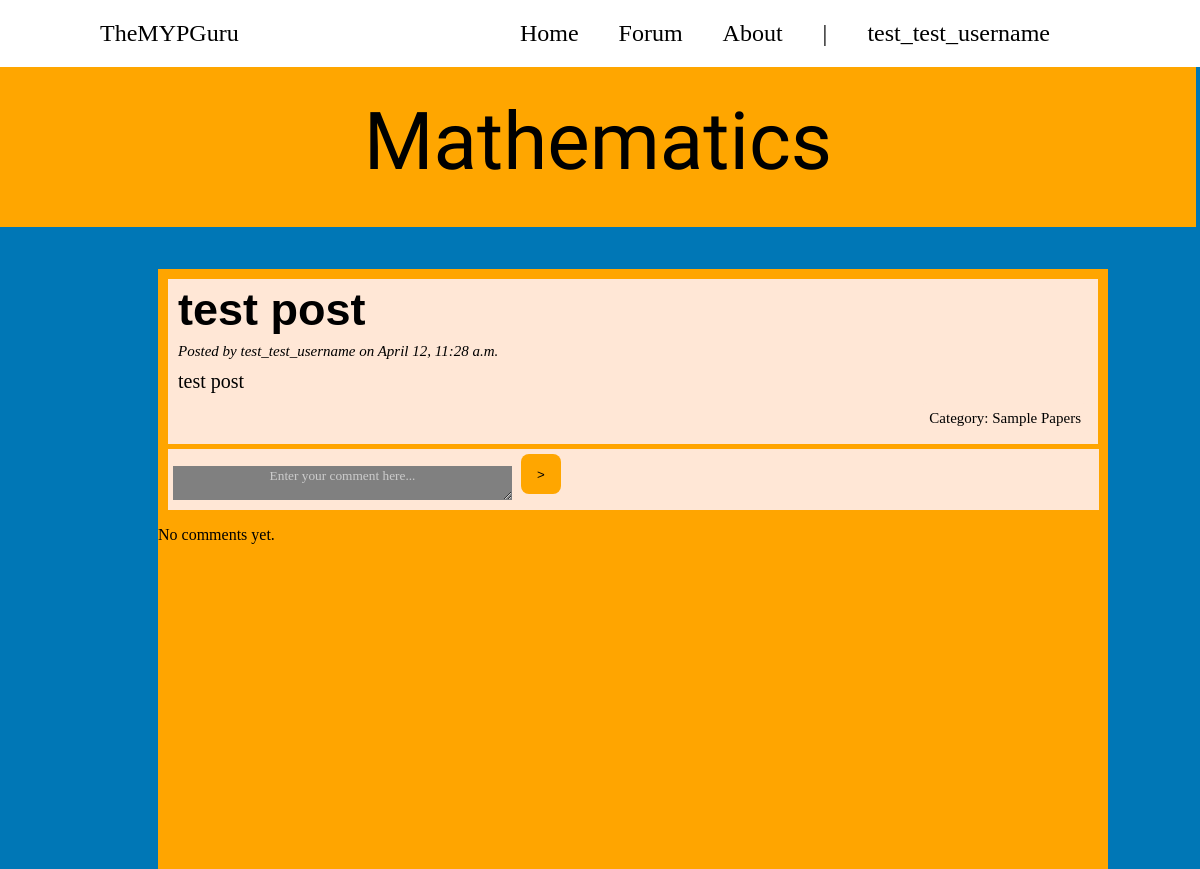
The app's page /math/post/32/ (signed in) with its own data.
### MathForum/models.py (models this page shows, shortened)
class Post(models.Model):
    title = models.CharField(max_length=50)
    description = models.CharField(max_length=1000)
    category = models.ForeignKey(Category, on_delete=models.CASCADE)
    file = models.FileField(blank=True, null=True)
    author = models.ForeignKey(User, on_delete=models.CASCADE)
    created_at = models.DateTimeField(auto_now_add=True)
    is_verified = models.BooleanField(default=False)

class Category(models.Model):
    name = models.CharField(max_length=255)
    def __str__(self):
        return self.name

### MathForum/views.py (the view, shortened to what this page needs)
# urls.py: path('post/<int:pk>/', post_detail, name='post_detail'),
@login_required
def post_detail(request, pk):
    post = get_object_or_404(Post, pk=pk)
    comments = Comment.objects.filter(post=post)
    comment_form = CommentForm()
    post_form = PostForm()
    return render(request, 'math_detail.html', {'post': post, 'comments': comments, 'comment_form': comment_form, 'post_form': post_form})

### MathForum/forms.py
class CommentForm(forms.ModelForm):
    class Meta:
        model = Comment
        fields = ('text',)
        widgets = {
            'text': forms.Textarea(attrs={'placeholder': 'Enter your comment here...'})
        }

class PostForm(forms.ModelForm):
    class Meta:
        model = Post
        fields = ('title', 'description', 'category', 'file', 'is_verified')

### MathForum/templates/math_detail.html (shortened to what this page needs)
{% load static %}
<!DOCTYPE html>
<html>
<head>
    <link rel="stylesheet" href="{% static 'styles.css' %}?{% now "U" %}">
    <link rel="stylesheet" href="{% static 'forum_detail.css' %}?{% now "U" %}">
</head>
<body style="background-color: #0077B6">
    <ul class = "navbar">
        <li class = "website_title">TheMYPGuru</li>
        <li><a href=# class = "nav_items">Home</a></li>
        <li><a href=# class = "nav_items">Forum</a></li>
        <li><a href=# class = "nav_items">About</a></li>
        <li class = "nav_items">|</li>
        {% if user.is_authenticated %}
            <li><a href="{% url 'logout' %}" class = "nav_items"><span>{{ user.get_username }}</span></a></li>
        {% else %}
            <li><a href="{% url 'login' %}" class = "nav_items">Log In</a></li>
        {% endif %}
    </ul>
    <div class = "forum_heading">Mathematics</div>
    <div class = "parent_container">
      <div class = "centralize">
      <div class = "detailed_post_container">
        <h2>{{ post.title }}</h2>
        <div class = "posted">Posted by {{ post.author.username }} on {{ post.created_at|date:"F j" }}, {{ post.created_at|time:"g:i a" }}</div>
        <div class = "description">{{ post.description }}</div>
        <div class = "category" style="background-color:
          {% if post.category|striptags == 'Task Specific Clarifications' %}#662211; color: white;
          {% elif post.category|striptags == 'Task Sheets' %}#d54b00; color: white;
          {% elif post.category|striptags == 'Notes' %}#fd8320
          {% elif post.category|striptags == 'Sample Responses' %}#ffa500
          {% else %}#ffe7d6
          {% endif %}">Category: {{ post.category }}
        </div>
      </div>
      </div>
      <div class = "comment_container">
        <form method="POST">
            <div class="comment_input">{{ comment_form.text }}</div>
            <button class="comment_submit_button" type="submit" name="comment_submit">></button>
        </form>
      </div>
      {% for comment in comments %}
      <div class="comment-view-container" style="white-space: nowrap;">
        <img class="forum-image" src="{% static 'profile_photo.png' %}">
        <div class="comment-details" style="display: inline-block;">
          <div class="username">{{ comment.author.username }}</div>
          <div class="date_comment">{{ comment.created_at|date:"F j, Y" }}</div>
          <div class="comment_text">{{ comment.text }}</div>
        </div>
      </div>
        {% empty %}
          <p>No comments yet.</p>
          {% endfor %}
</body>
</html>

### static/styles.css (style rules this page uses)
.navbar { list-style-type: none; display: flex; margin: -8px; padding: 0px; background: #FFFFFF; border-radius: 0; font-family: Georgia; font-size: 24px; }
.website_title { font-family: Georgia; font-size: 24px; margin-right: auto; padding-top: 20px; padding-left: 100px; }
.nav_items { float: left; text-decoration: none; color: black; padding-top: 20px; padding-right: 150px; padding-bottom: 20px; display: block; margin-left: -110px; }
.forum_heading { background-color: #FFA600; width: 101%; height: 160px; position: relative; left: -8px; color: black; font-family: Allerta Stencil; font-size: 80px; text-align: center; vertical-align: center; top: 8px; line-height: 150px; }

### static/forum_detail.css (style rules this page uses)
.parent_container { background-color: #FFA500; height: 600px; width: 950px; position: relative; left: 150px; top: 50px; }
.centralize { display: flex; justify-content: center; align-items: center; }
.detailed_post_container { background-color: #FFE7D6; position: relative; width: 100%; margin: 10px; padding-bottom: 10px; }
h2 { font-family: sans-serif; font-size: 45px; margin-left: 10px; margin-top: 5px; }
.posted { font-family: georgia; font-size: 15px; font-style: italic; margin-left: 10px; margin-top: -30px; }
.description { font-family: georgia; font-size: 20px; margin-left: 10px; margin-top: 10px; }
.category { color: black; font-family: georgia; font-style: bold; border-color: black; border-width: 1px; font-size: 15px; padding: 7px 7px; margin-right: 10px; margin-top: 10px; border-radius: 5px; float: right; }
.comment_container { background-color: #FFE7D6; position: relative; width: 98%; margin: 10px; padding-bottom: 10px; margin-top: -5px; flex-direction: row; display: flex; }
.comment_input textarea { flex: 1; background-color: grey !important; width: 90%; height: 30px; border: none; margin-left: 5px; }
.comment_input textarea::placeholder { color: #ccc; font-family: georgia; text-align: center; vertical-align: center; }
.comment_input { display: inline-flex; flex: 1; vertical-align: center; }
.comment_submit_button { background-color: #FFA600; border-radius: 20%; border-style: hidden; width: 40px; height: 40px; margin-left: 5px; margin-top: 5px; }

### records on screen
Post: title "test post", author.username "test_test_username", created_at "April 12", created_at "11:28 a.m.", description "test post", category "Sample Papers"

### other values on screen
{{ user.get_username }} "test_test_username"
